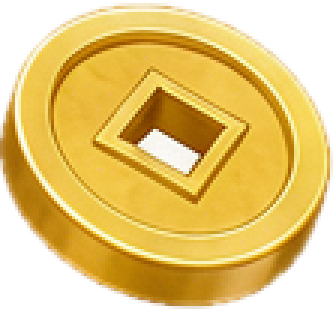
#> input picture assets/splash/coin.png, 112 x 104 px, found by its file name (shown 3 times larger)
$ python r45-coin-variants.py out.png
#> lines starting #> are read from the running program, lines starting #| are printed output that depends on the picture; after the words box and inside, x2 and y2 are one past the last pixel; in counts of white or black regions, pixels touching at a corner belong together
#!/usr/bin/env python
#
#  r45-coin-variants.py · 结算页金币雨「放大一倍 + 虚化」三版本试样
#  ============================================================
#  来源：`assets/resources/splash/coin.png` 112×104（金币雨现用素材，现显示 34 设计 px）。
#  目标：显示尺寸 **34 → 68 设计 px**（放大一倍），并轻微虚化。
#
#  ⚠️ 放大上限（判据 14）：1 设计 px = 1264/750 = 1.6853 物理 px
#     ⇒ 112 源 px 的 1:1 上限 = 112 / 1.6853 = **66.5 设计 px**。
#     目标 68 略超 1.5 px（≈2.3%），属可接受范围；若后续要更大必须换更大源图。
#
#  【为什么要先把 RGB 扩散再模糊】
#    PNG 的透明区里 RGB 是 0（黑）。直接对 RGBA 做高斯模糊，边缘会把"黑"拉进来，
#    出来一圈脏暗边（在深色结算蒙层上尤其明显）。所以先按 alpha 把 RGB 往透明区
#    **迭代扩散**，让边缘之外也是"金色"，再模糊，就干净了。
#
#  输出：每版 PNG
#     · 方案页对照用：`--out-size 204`（= 68 设计 px × 3）→ docs-verify/.../assets/coin-{a,b,c}.png
#     · **工程实装用**：`--out-size 136 --only b --game b` → 资源 `splash/coin_rain.png`
#       （68 设计 px × 2 = 136；真机物理是 68×1.6853 = 114.6，所以 136 是 1.19× 过采样）
#       ⚠️ 半径按画布等比缩放（`k = out_size / 204`），否则"缩了画布没缩半径"会把观感改掉。
#
#  用法：python tools/r45-coin-variants.py <输出目录> [--out-size N] [--only a|b|c] [--game a|b|c]
# ============================================================
import os
import sys

import numpy as np
from PIL import Image, ImageFilter

SRC = os.path.join(os.path.dirname(__file__), '..', 'assets', 'resources', 'splash', 'coin.png')
OUT_SIZE = 204                      # 默认 = 68 设计 px × 3（方案页对照用）
OUT_DIR = '.'                       # 由 main 覆盖
PAD = 40                            # 模糊用的留白（最后裁掉）


def spread_rgb(rgb: np.ndarray, a: np.ndarray, rounds: int = 24) -> np.ndarray:
    """把不透明区域的颜色向外扩散填满透明区（避免模糊时拖出黑边）"""
    out = rgb.astype(np.float32).copy()
    for _ in range(rounds):
        avg = (np.roll(out, 1, 0) + np.roll(out, -1, 0)
               + np.roll(out, 1, 1) + np.roll(out, -1, 1)) / 4.0
        hole = (a < 0.5)
        out = np.where(hole[..., None], avg, out)
    return out


def variant(name, radius, glow=0.0, alpha=1.0, gain=1.0):
#> called with name = 'a', radius = 1.6, glow = 0, alpha = 1, gain = 1
    im = Image.open(SRC).convert('RGBA')
#> im is the input picture: PIL image 112x104 RGBA; mean R, G, B, A 229.2, 196.4, 113.7, 186
    im = im.resize((OUT_SIZE, OUT_SIZE), Image.LANCZOS)
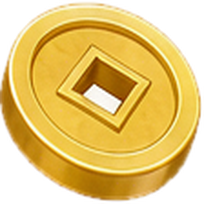
#> im: PIL image 204x204 RGBA; mean R, G, B, A 175.5, 141.9, 58.6, 186; transparent parts drawn white
    # ★ 必须留白再模糊：硬币几乎撑满画幅，贴着边做高斯会把 alpha 扩散到画布外被裁掉，
    #   出来是一圈**方形硬边**（第 45 轮第一版试样就长这样）。留 40px 余量后裁回即可。
    big = Image.new('RGBA', (OUT_SIZE + PAD * 2, OUT_SIZE + PAD * 2), (0, 0, 0, 0))
#> big: PIL image 284x284 RGBA; every value is 0
    big.paste(im, (PAD, PAD))
    im = big

    arr = np.array(im)
    rgb = arr[..., :3].astype(np.float32)
    a = arr[..., 3].astype(np.float32) / 255.0

    rgb = spread_rgb(rgb, a)
#> the loop in spread_rgb, `for _ in range(rounds):` made 24 passes
#> pass 1, in spread_rgb, `hole = (a < 0.5)`:
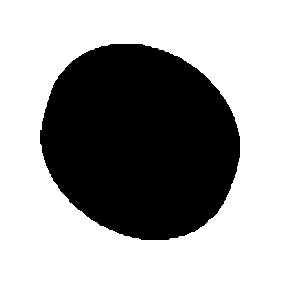
#> hole: shape (284, 284) bool; 62.4% white; 1 black region, box (x1, y1, x2, y2) and area: (40, 44, 240, 240) 30343
#> after the loop in spread_rgb, `for _ in range(rounds):`:
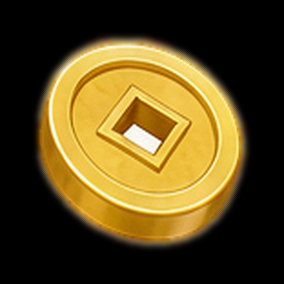
#> out: shape (284, 284, 3) float32; mean R, G, B 91, 73.3, 29.4
    base = Image.fromarray(np.dstack([np.clip(rgb, 0, 255), a * 255]).astype(np.uint8), 'RGBA')

    if glow > 0:
        g = base.filter(ImageFilter.GaussianBlur(glow))
        ga = np.array(g)[..., 3].astype(np.float32) / 255.0
        # 光晕只取"外扩出来的那一圈"，本体仍用清晰版
        halo = np.clip(ga - a, 0, 1) * 0.75
        grgb = np.array(g)[..., :3].astype(np.float32)
        grgb[:, :, 0] = np.clip(grgb[:, :, 0] * 1.18 + 26, 0, 255)   # 暖金
        grgb[:, :, 1] = np.clip(grgb[:, :, 1] * 1.10 + 16, 0, 255)
        grgb[:, :, 2] = np.clip(grgb[:, :, 2] * 0.90, 0, 255)
        comp = Image.alpha_composite(Image.fromarray(np.dstack([grgb, halo * 255]).astype(np.uint8), 'RGBA'), base)
        base = comp

    if radius > 0:
        blurred = base.filter(ImageFilter.GaussianBlur(radius))
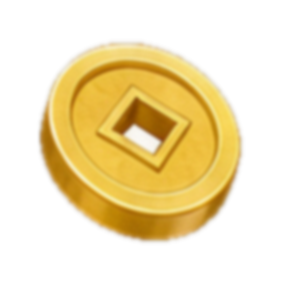
#> blurred: PIL image 284x284 RGBA; mean R, G, B, A 90.9, 73.2, 29.3, 96; transparent parts drawn white
        ba = np.array(blurred)[..., 3].astype(np.float32) / 255.0
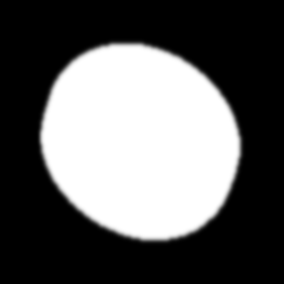
#> ba: shape (284, 284) float32; min 0, max 1, mean 0.376
        brgb = np.array(blurred)[..., :3].astype(np.float32) * gain
        # 模糊会把 alpha 抹开 ⇒ 按能量归一，避免整体变淡
        out = np.dstack([np.clip(brgb, 0, 255), np.clip(ba * alpha * 255, 0, 255)])
#> out: shape (284, 284, 4) float32
        base = Image.fromarray(out.astype(np.uint8), 'RGBA')

    base = base.crop((PAD, PAD, PAD + OUT_SIZE, PAD + OUT_SIZE))
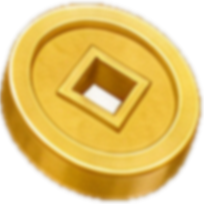
#> base: PIL image 204x204 RGBA; mean R, G, B, A 174.6, 140.6, 56, 185.9; transparent parts drawn white
    dst = os.path.join(OUT_DIR, f'coin-{name}.png')
    base.save(dst, optimize=True)
    # 量：不透明像素占比 + 平均 alpha（给页面写参数用）
    aa = np.array(base)[..., 3].astype(np.float32) / 255.0
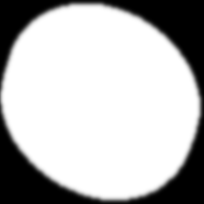
#> aa: shape (204, 204) float32; min 0, max 1, mean 0.729
    print(f'  {name:10s} blur={radius:4.1f} glow={glow:4.1f} alpha={alpha:.2f} '
          f'→ {dst}  {base.size}  覆盖率 {aa.mean():.3f}')
#|   a          blur= 1.6 glow= 0.0 alpha=1.00 → out.png/coin-a.png  (204, 204)  覆盖率 0.729
    return dst


if __name__ == '__main__':
    import argparse

    ap = argparse.ArgumentParser()
    ap.add_argument('out', help='输出目录')
    ap.add_argument('--out-size', type=int, default=OUT_SIZE,
                    help=f'输出边长 px（默认 {OUT_SIZE}）。模糊半径按画布等比缩放，保证观感不变。')
    ap.add_argument('--only', default=None, choices=['a', 'b', 'c'], help='只出某一版')
    ap.add_argument('--game', default=None, choices=['a', 'b', 'c'],
                    help='把该版复制成工程资源 resources/splash/coin_rain.png')
    a = ap.parse_args()
    out = a.out
    globals()['OUT_DIR'] = out
    os.makedirs(out, exist_ok=True)
    print('源：', os.path.normpath(SRC))

    # 模糊半径按画布等比缩放：半径是"画布像素"口径，缩画布不缩半径 = 观感变了
    k = a.out_size / OUT_SIZE
    globals()['OUT_SIZE'] = a.out_size
    specs = {
        'a': dict(radius=1.6),
        'b': dict(radius=3.6, alpha=0.95),
        'c': dict(radius=6.6, glow=10.0, alpha=0.90),
    }
    picked = [a.only] if a.only else ['a', 'b', 'c']
    for name in picked:
        s = dict(specs[name])
        s['radius'] = s.get('radius', 0.0) * k
        s['glow'] = s.get('glow', 0.0) * k
        variant(name, **s)

    if a.game:
        import shutil
        src_png = os.path.join(out, f'coin-{a.game}.png')
        dst_png = os.path.normpath(os.path.join(
            os.path.dirname(__file__), '..', 'assets', 'resources', 'splash', 'coin_rain.png'))
        shutil.copyfile(src_png, dst_png)
        print(f'  → 写入工程资源 {dst_png}  ({os.path.getsize(dst_png)//1024} KB)')
